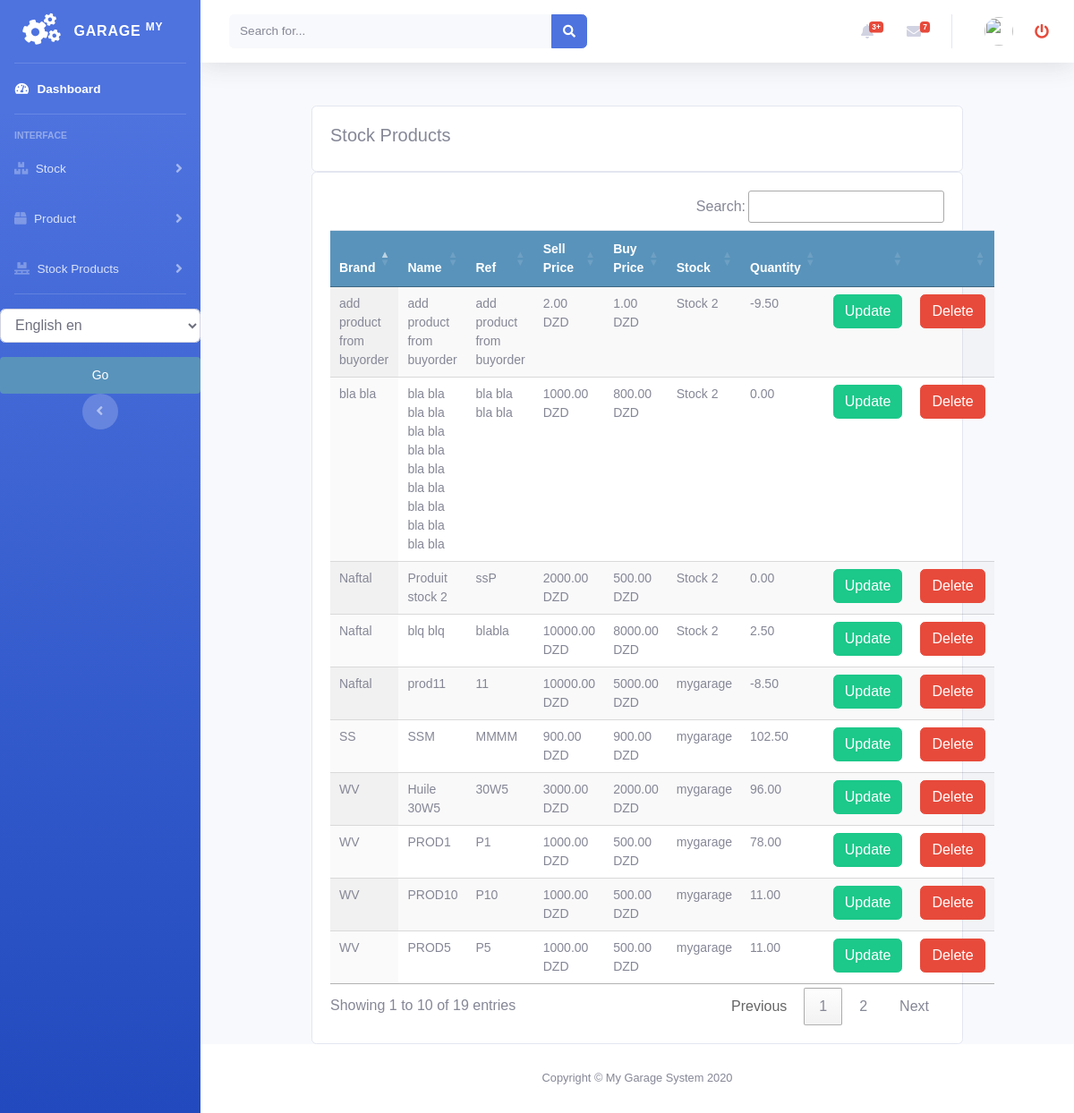
Page /stock/all_stockproduct_list on the earlier database version.
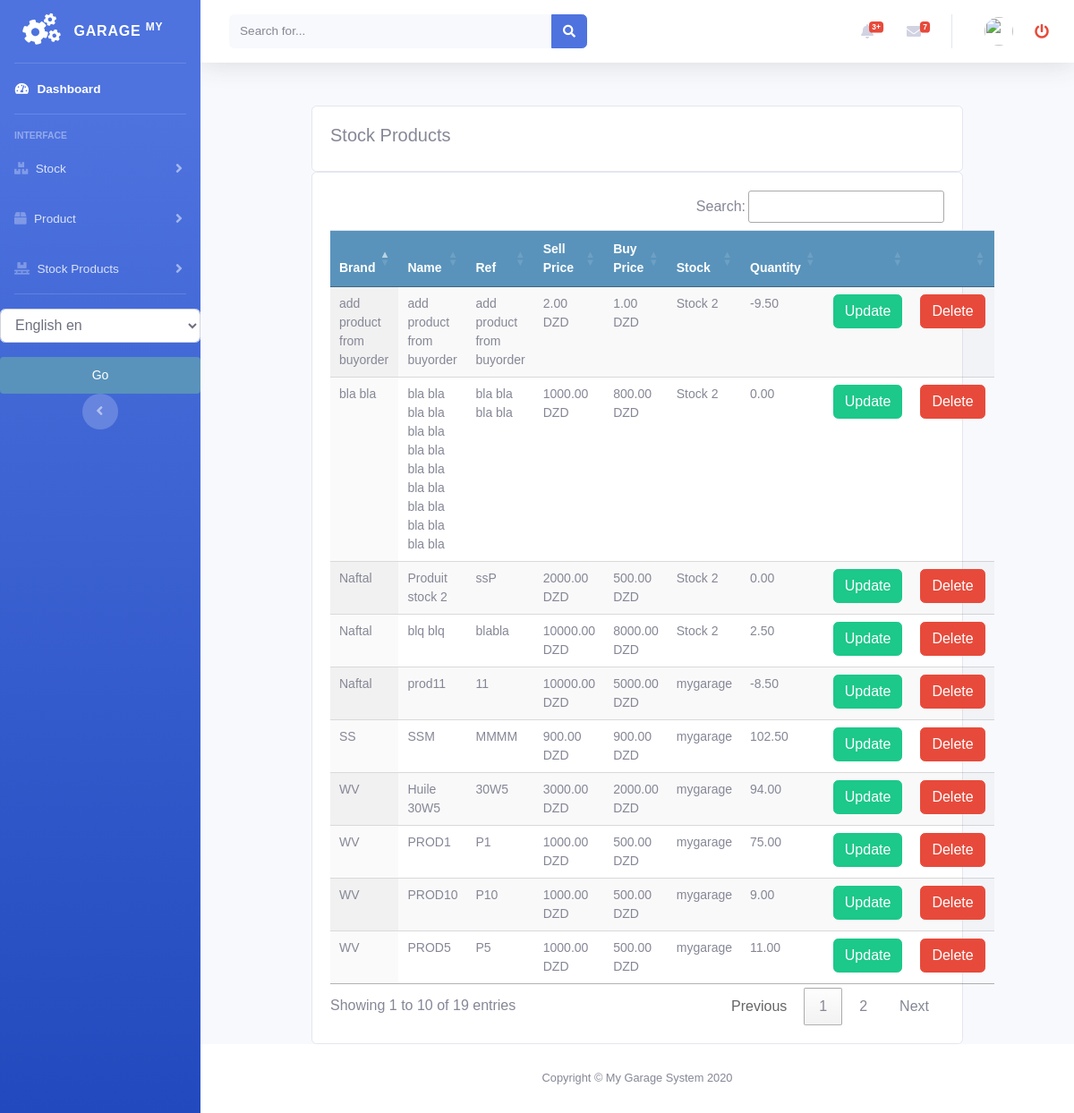
Same page on the later database version.
### stock/models.py (models this page shows)
class StockProduct(models.Model):
    product = models.ForeignKey(Product, null=True, on_delete=models.CASCADE)
    quantity = models.DecimalField(max_digits=10, decimal_places=2, default=0)
    stock = models.ForeignKey(Stock, null=True, on_delete=models.CASCADE)
    class Meta:
        ordering = ('product',)
        verbose_name = 'stockproduct'
        verbose_name_plural = 'stockproducts'
    def __str__(self):
        return self.product.name

class Stock(models.Model):
    name = models.CharField(max_length=250, null=True)
    class Meta:
        ordering = ('name',)
        verbose_name = 'stock'
        verbose_name_plural = 'stocks'
    def __str__(self):
        return self.name

### product/models.py (models this page shows)
class Product(models.Model):
    brand = models.CharField(max_length=250, null=True)
    name = models.CharField(max_length=250, null=True)
    ref = models.CharField(max_length=250, null=True)
    desc = models.CharField(max_length=250, null=True, blank=True)
    image = models.ImageField(upload_to='products/%Y/%m/%d', blank=True, )
    buyprice = models.DecimalField(max_digits=10, null=True, decimal_places=2, default=0)
    sellprice = models.DecimalField(max_digits=10, null=True, decimal_places=2, default=0)
    alert_quantity = models.PositiveIntegerField(default=1, blank=True, null=True)
    stock = models.ForeignKey('stock.Stock', blank=False, null=False, on_delete=models.CASCADE, default=1)
    class Meta:
        ordering = ('name',)
        verbose_name = 'product'
        verbose_name_plural = 'products'
    def __str__(self):
        return self.name

### stock/views.py (the view)
# urls.py: path('all_stockproduct_list', views.all_stockproduct_list, name='all_stockproduct_list'),
def all_stockproduct_list(request):
    stockproducts = StockProduct.objects.only("product", "quantity", "stock")
    categories = Category.objects.all()
    print("======>", stockproducts[1].product)
    context = {
        'categories': categories,
        'stockproducts': stockproducts,
    }
    return render(request, 'stockproduct/all_list_stockproduct.html', context)

### accounts/templatetags/erpextra.py (called while the page is built)
@register.filter(name='has_group')
def has_group(user, group_name):
    group = Group.objects.get(name=group_name)
    return True if group in user.groups.all() else False

### stock/templates/stockproduct/all_list_stockproduct.html (shortened to what this page needs)
{% extends 'home.html' %}
{% load static %}
{% load i18n %}
{% block content %}
<br>
<div class="container">
    <div class="row">
    <div class="col-md">
        <div class="card card-body">
            <h5>{% trans "Stock Products" %}</h5>
        </div>
        <div class="card card-body">
            <table id="table_id" class=" table display text-center">
              <thead>
              <tr>
                    <th>{% trans "Brand" %}</th>
                    <th>{% trans "Name" %}</th>
                    <th>{% trans "Ref" %}</th>
                    <th>{% trans "Sell Price" %}</th>
                    <th>{% trans "Buy Price" %}</th>
                    <th>{% trans "Stock" %}</th>
                    <th>{% trans "Quantity" %}</th>
                    <th></th>
                    <th></th>
                </tr>
              </thead>
                <tbody>
                {% for prod in stockproducts %}
                <tr>
                    <td>
                       {{prod.product.brand}}
                   </td>
                    <td>
                       {{prod}}
                   </td>
                    <td>
                       {{prod.product.ref}}
                   </td>
                    <td>
                       {{prod.product.sellprice}} DZD
                   </td>
                    <td>
                       {{prod.product.buyprice}} DZD
                   </td>
                    <td>
                       {{prod.stock}}
                   </td>
                    <td>
                       {{prod.quantity}}
                   </td>
                    <td>
                        <a class="btn btn-success " href="{% url 'stock:update_stockproduct' prod.id %}">{% trans "Update" %}</a>
                    </td>
                    <td>
                        <a class="btn btn-danger " href="{% url 'stock:delete_stockproduct' prod.id %}">{% trans "Delete" %}</a>
                    </td>
                </tr>
                {% endfor %}
                </tbody>
            </table>
        </div>
    </div>
</div>
</div>
{% endblock %}
{% block jsscript %}
<link rel="stylesheet" href="https://ajax.googleapis.com/ajax/libs/jqueryui/1.12.1/themes/smoothness/jquery-ui.css">
<link rel="stylesheet" href="https://cdnjs.cloudflare.com/ajax/libs/chosen/1.8.7/chosen.min.css"/>
<link rel="stylesheet" type="text/css" href="https://cdn.datatables.net/1.10.22/css/jquery.dataTables.css">
<link rel="stylesheet" type="text/css" href="https://cdn.datatables.net/buttons/1.6.5/css/buttons.dataTables.min.css">
{% endblock %}

Differences in the rows shown:
changed StockProduct "Huile 30W5": quantity "96.00" → "94.00"
changed StockProduct "PROD1": quantity "78.00" → "75.00"
changed StockProduct "PROD10": quantity "11.00" → "9.00"
